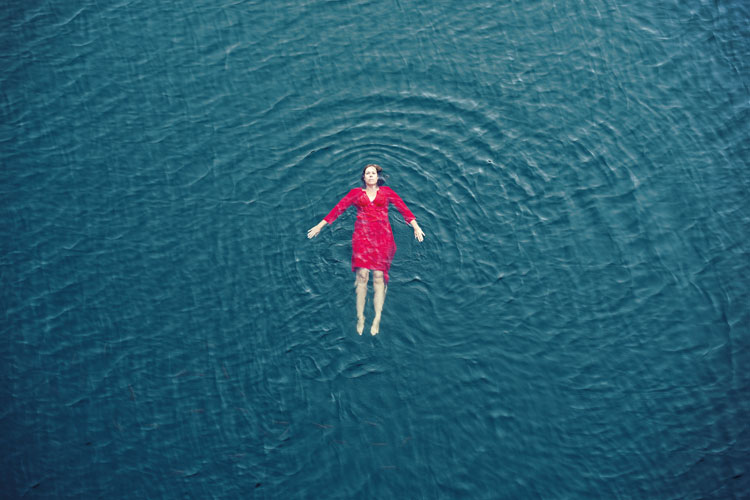
#> input picture imagenes/prueba9.jpg, 750 x 500 px, found by its file name
$ jupyter execute --allow-errors MiniProyecto.ipynb
#> lines starting #> are read from the running program, lines starting #| are printed output that depends on the picture; after the words box and inside, x2 and y2 are one past the last pixel; in counts of white or black regions, pixels touching at a corner belong together
# Proyecto Detección de objetos en el mar

[cell 1]
import skimage as ski
import numpy as np
import matplotlib.pyplot as plt
from skimage.color import *

[cell 2]
img = plt.imread('./Imagenes/prueba9.jpg')
#> img is the input picture: shape (500, 750, 3); mean R, G, B 37.7, 93.1, 113
plt.imshow(img)

def show2imgs(img1, img2):
    fig, ax = plt.subplots(1, 2, figsize=(10, 5))
    ax[0].imshow(img1, cmap='gray')
    ax[1].imshow(img2, cmap='gray')
    plt.show()

Escala de grises

[cell 3]
from skimage import exposure
from skimage import color
img_gray = color.rgb2gray(img)
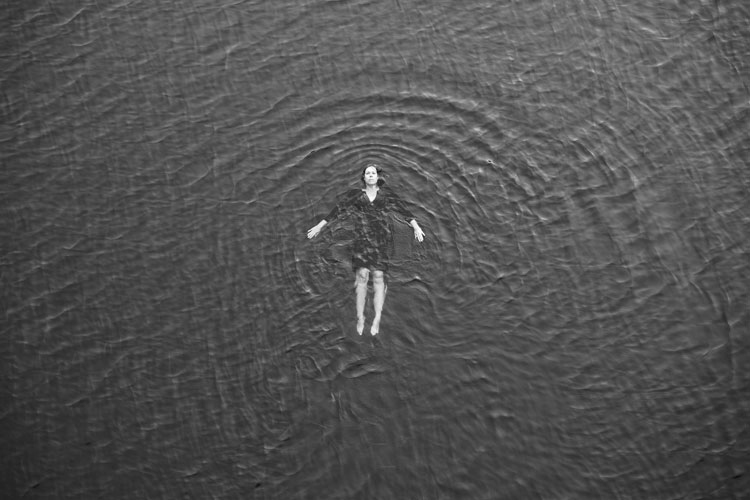
#> img_gray: shape (500, 750) float64; min 0.06, max 0.998, mean 0.325
show2imgs(img, img_gray)
#> in show2imgs, `plt.show()`:
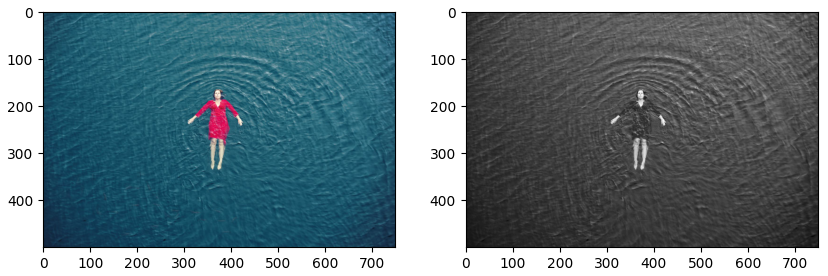
#> figure drawn by matplotlib, 2 panels

# img_gray = ski.color.rgb2gray(img)
# eq_adapt = exposure.equalize_adapthist(img_gray)
# show2imgs(img_gray, eq_adapt)

[cell 4]
thresh = ski.filters.threshold_local(img_gray,35, offset=0.015)
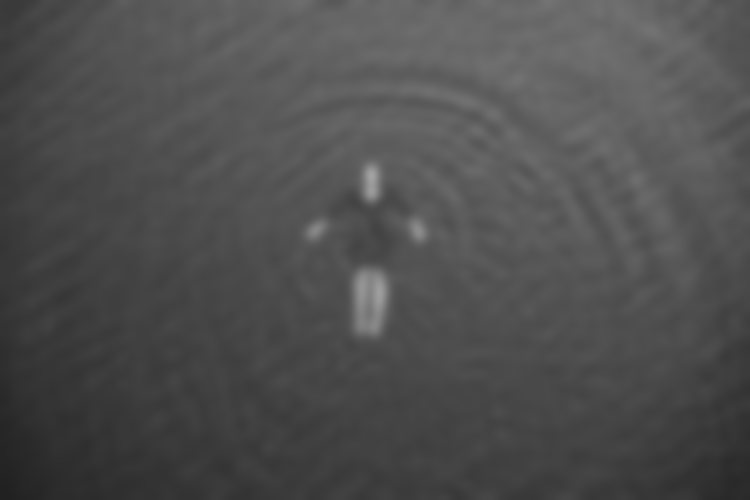
#> thresh: shape (500, 750) float64; min 0.129, max 0.64, mean 0.31
binary = img_gray > thresh
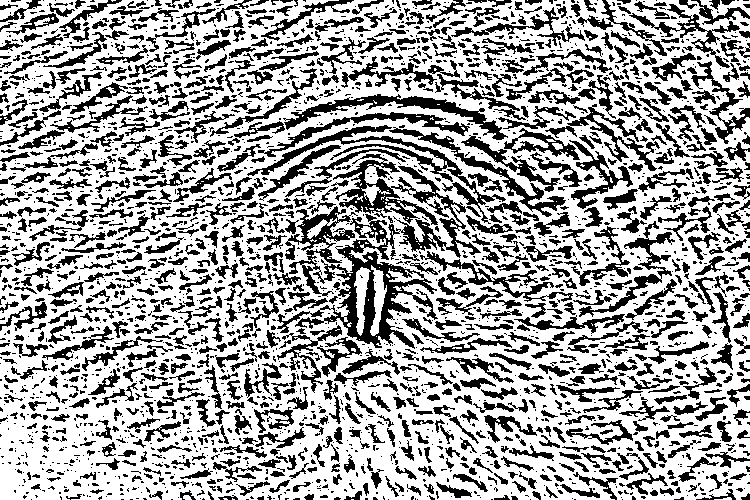
#> binary: shape (500, 750) bool; 65.2% white; 2670 black regions (1656 under 20 px), largest, box (x1, y1, x2, y2) and area: (277, 154, 481, 349) 10775, (247, 125, 506, 224) 2523, (283, 94, 508, 140) 2049

plt.imshow(binary, cmap='gray')

[cell 5]
from skimage import filters, morphology

# Aplicamos un suavizado Gaussiano para reducir el ruido
img_smooth = filters.gaussian(img_gray, sigma=1)

# Threshold adaptativo (puedes ajustar el tamaño del bloque y el offset según sea necesario)
thresh = filters.threshold_local(img_smooth, block_size=35, offset=0.01)
binary = img_smooth > thresh
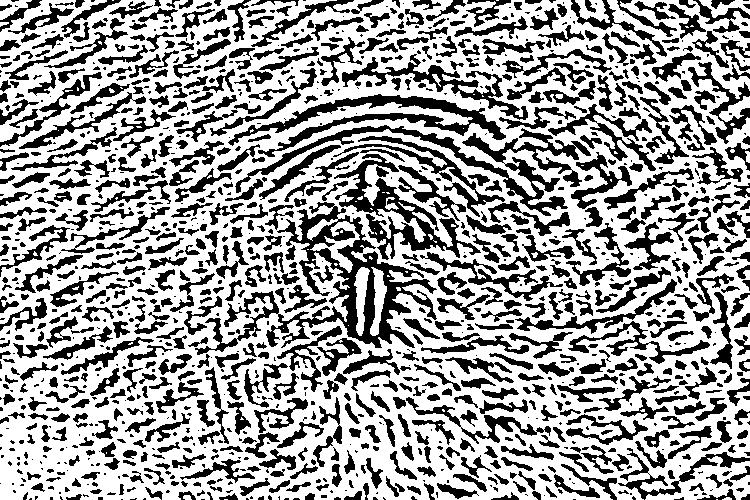
#> binary: shape (500, 750) bool; 62.8% white; 1258 black regions (505 under 20 px), largest, box (x1, y1, x2, y2) and area: (195, 202, 437, 355) 8058, (235, 125, 591, 216) 4819, (228, 94, 506, 157) 3883

# Eliminación de objetos pequeños que no son de interés (como el agua)
cleaned_binary = morphology.remove_small_objects(binary, min_size=100)
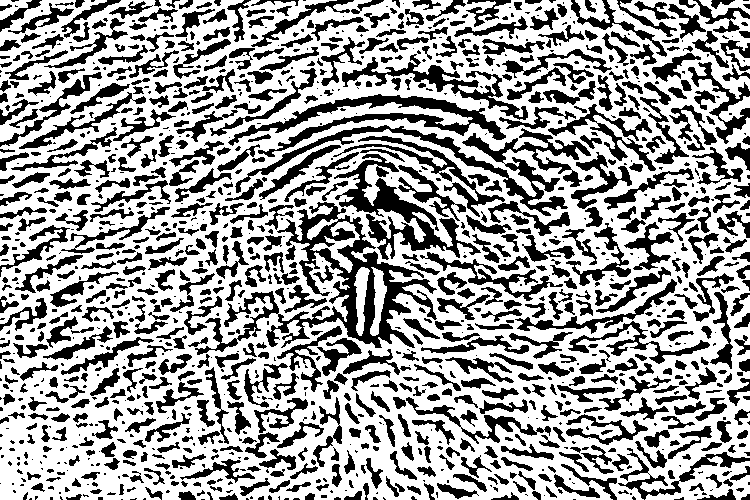
#> cleaned_binary: shape (500, 750) bool; 62.5% white; 1258 black regions (505 under 20 px), largest, box (x1, y1, x2, y2) and area: (195, 202, 437, 355) 8126, (235, 125, 591, 216) 4827, (334, 154, 481, 260) 3974

# Opcional: eliminar pequeños huecos dentro de los objetos detectados
cleaned_binary = morphology.remove_small_holes(cleaned_binary, area_threshold=100)
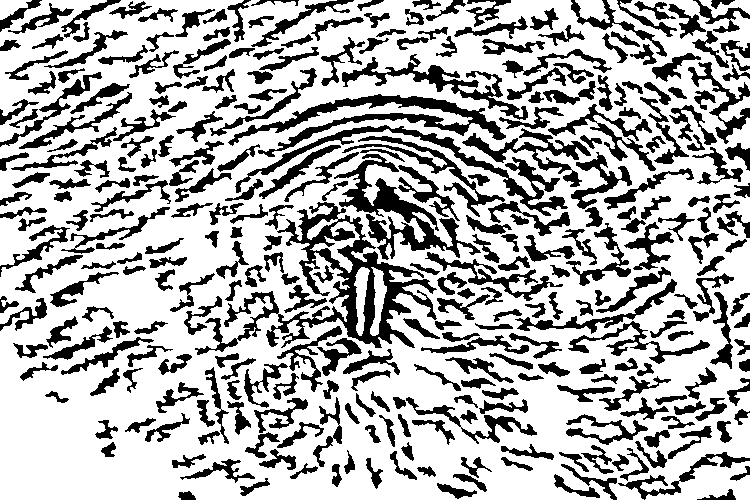
#> cleaned_binary: shape (500, 750) bool; 69.8% white; 319 black regions

# Mostramos el resultado
plt.imshow(cleaned_binary, cmap='gray')
plt.title("Detección refinada de objetos")
plt.show()

[cell 6]
from skimage import exposure
eq_adapt = exposure.equalize_adapthist(img_gray)
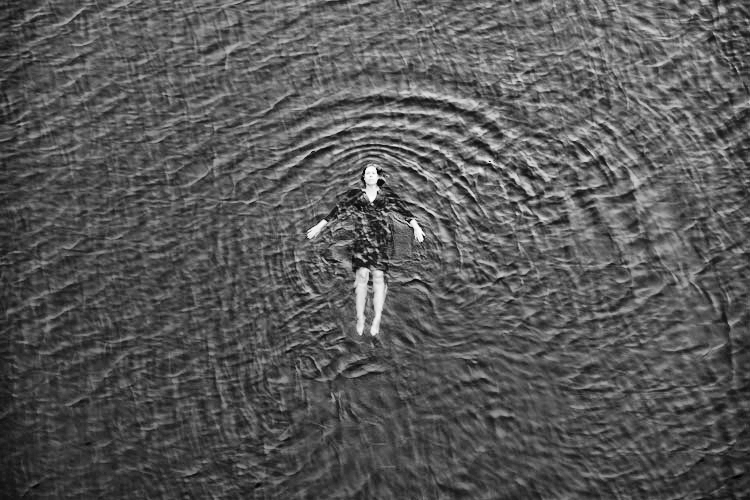
#> eq_adapt: shape (500, 750) float64; min 0, max 1, mean 0.347
show2imgs(img_gray, eq_adapt)

[cell 7]
cleaned = ski.morphology.remove_small_objects(binary.astype(bool), min_size=100)
cleaned = ski.morphology.remove_small_holes(cleaned, area_threshold=100)
plt.imshow(cleaned, cmap='gray')

[cell 8]
labeled = ski.measure.label(cleaned)
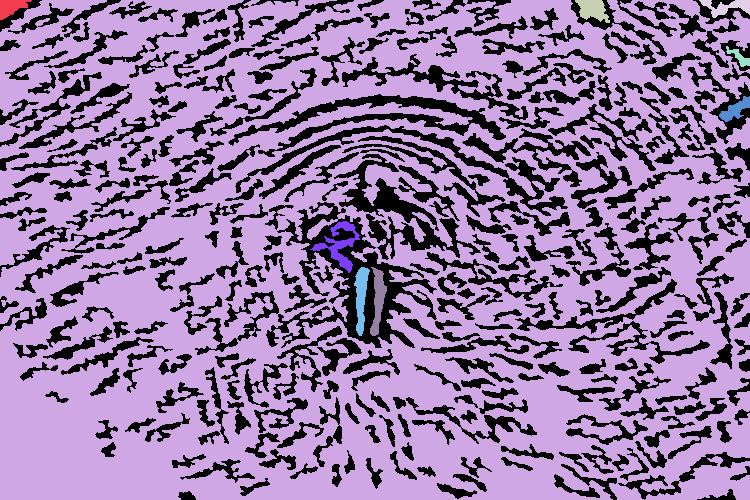
#> labeled: shape (500, 750) int32; 10 distinct labels, from 0 to 9; one colour per label, 0 black
props = ski.measure.regionprops(labeled)
#> props = 9 regions; largest, box (x1, y1, x2, y2) and area: (0, 0, 750, 500) 257723, (310, 221, 360, 273) 773, (354, 267, 370, 336) 614, (370, 267, 387, 336) 594, (575, 0, 610, 23) 508

pen_mask = np.zeros_like(binary)
for prop in props:
    if prop.area > 1000 and prop.eccentricity > 0.99:  # Ajustar estos valores
        pen_mask[prop.coords[:, 0], prop.coords[:, 1]] = 1
#> this loop made 9 passes
#> pen_mask: shape (500, 750) bool; every value is 0

plt.imshow(pen_mask, cmap='gray')

[cell 9]
result = img_gray * pen_mask
#> result: shape (500, 750) float64; every value is 0
plt.imshow(result, cmap='gray')

[cell 10]
num_channels = img.shape[2]
#> num_channels = 3

# Aplicar la máscara y forzar fondo negro si es necesario
resultado = img.copy()
resultado[:, :, :num_channels] = np.multiply(img[:, :, :num_channels], np.dstack([pen_mask]))
#> resultado: shape (500, 750, 3); every value is 0
#> (the rest of this cell did not finish here and is left out)
